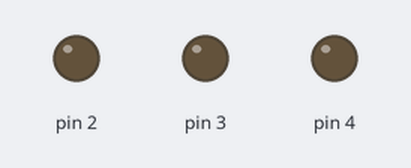
The sketch below on a simulated Arduino Uno, built with avr-gcc and run on an emulated ATmega328P. Shown: output pins drawn as LEDs (lit = HIGH).

Above: at 0.15 s.
At 0.75 s:
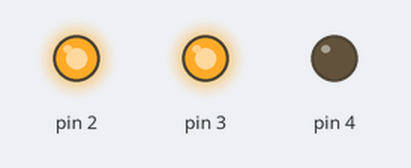
At 1.95 s:
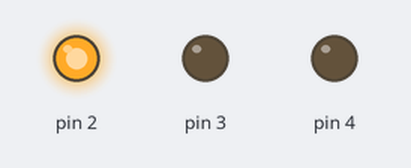
At 2.7 s:
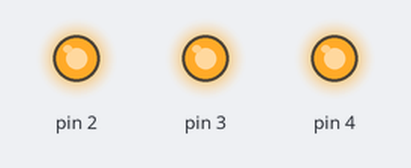
Timing chart, 0 to 3.5 s (numbered marks = the images above):
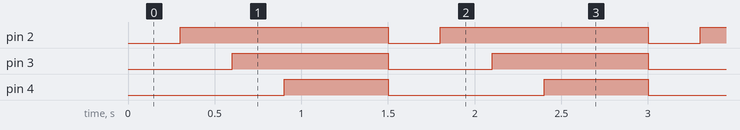

The sketch:

task1.ino
```cpp
void mydelay(uint32_t val){
  for(uint32_t i = 0; i < val; i++){
    asm volatile ("nop");
  }
}

void setup() {
  DDRD |= (1 << DDD2) | (1 << DDD3) | (1 << DDD4);
}

void loop() {
  PORTD = 0;
  mydelay(400000);
  PORTD |= (1 << PIND2);
  mydelay(400000);
  PORTD |= (1 << PIND3);
  mydelay(400000);
  PORTD |= (1 << PIND4);
  mydelay(800000);
}
```

Measured:
- by itself, pin 2: alternates HIGH for 1.2 s and LOW for 0.30 s
- by itself, pin 3: alternates HIGH for 0.90 s and LOW for 0.60 s
- by itself, pin 4: alternates HIGH for 0.60 s and LOW for 0.90 s
